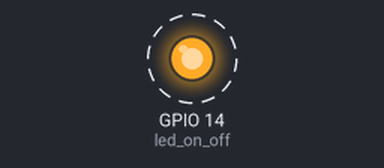
The program below on a simulated Raspberry Pi (BCM pin numbers). On the bench: output pins drawn as LEDs (lit = HIGH). Dashed ring = blinking.

Above: at 0.5 s.
Timing chart, 0 to 4.6 s (numbered marks = the images above):
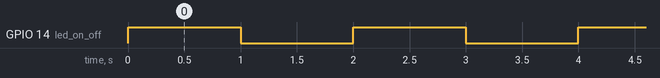

The program:

P4_Blinkled.py
```python
import RPi.GPIO as GPIO
from time import sleep

led_on_off = 14

GPIO.setmode(GPIO.BCM)
GPIO.setup(led_on_off, GPIO.OUT)
estado = True

while True:
    GPIO.output(led_on_off, estado)
    sleep(1)
    estado = not estado
```

Measured:
- by itself, GPIO 14 (led_on_off): alternates HIGH for 1.0 s and LOW for 1.0 s
